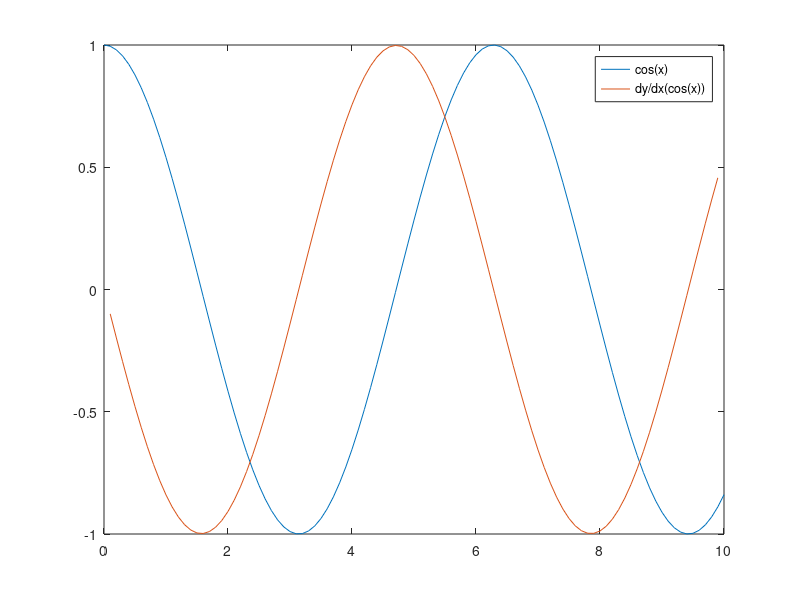

Write the MATLAB code that produced this figure.
% Brandon Ramirez Lopez
% Me 203
% Lab 21
clc, clear all, format compact
x=0:0.1:10;
y=cos(x);
n=length(x);
dy=y(3:n)-y(1:n-2);
dx=x(3:n)-x(1:n-2);
dy_dx=dy./dx;
plot(x,y,x(2:n-1),dy_dx)
legend('cos(x)','dy/dx(cos(x))')
